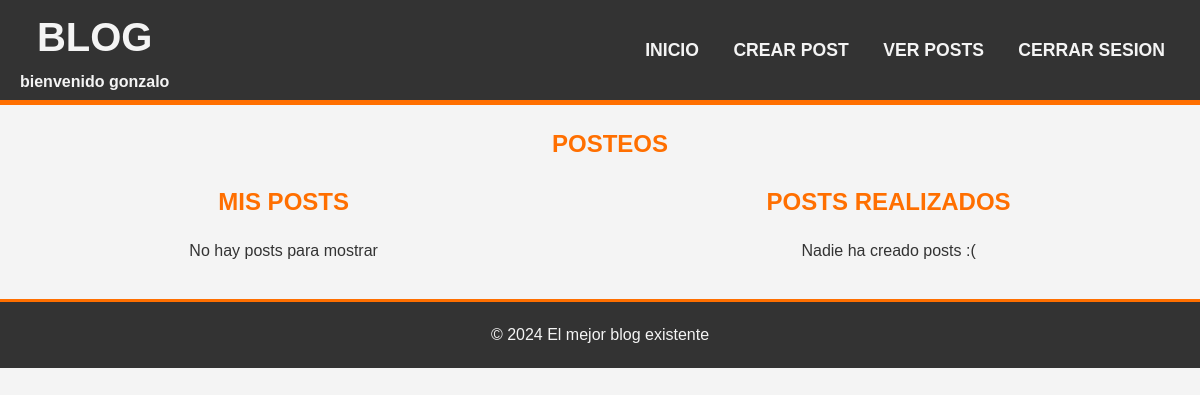
Page /posts/ (signed in) on the earlier database version.
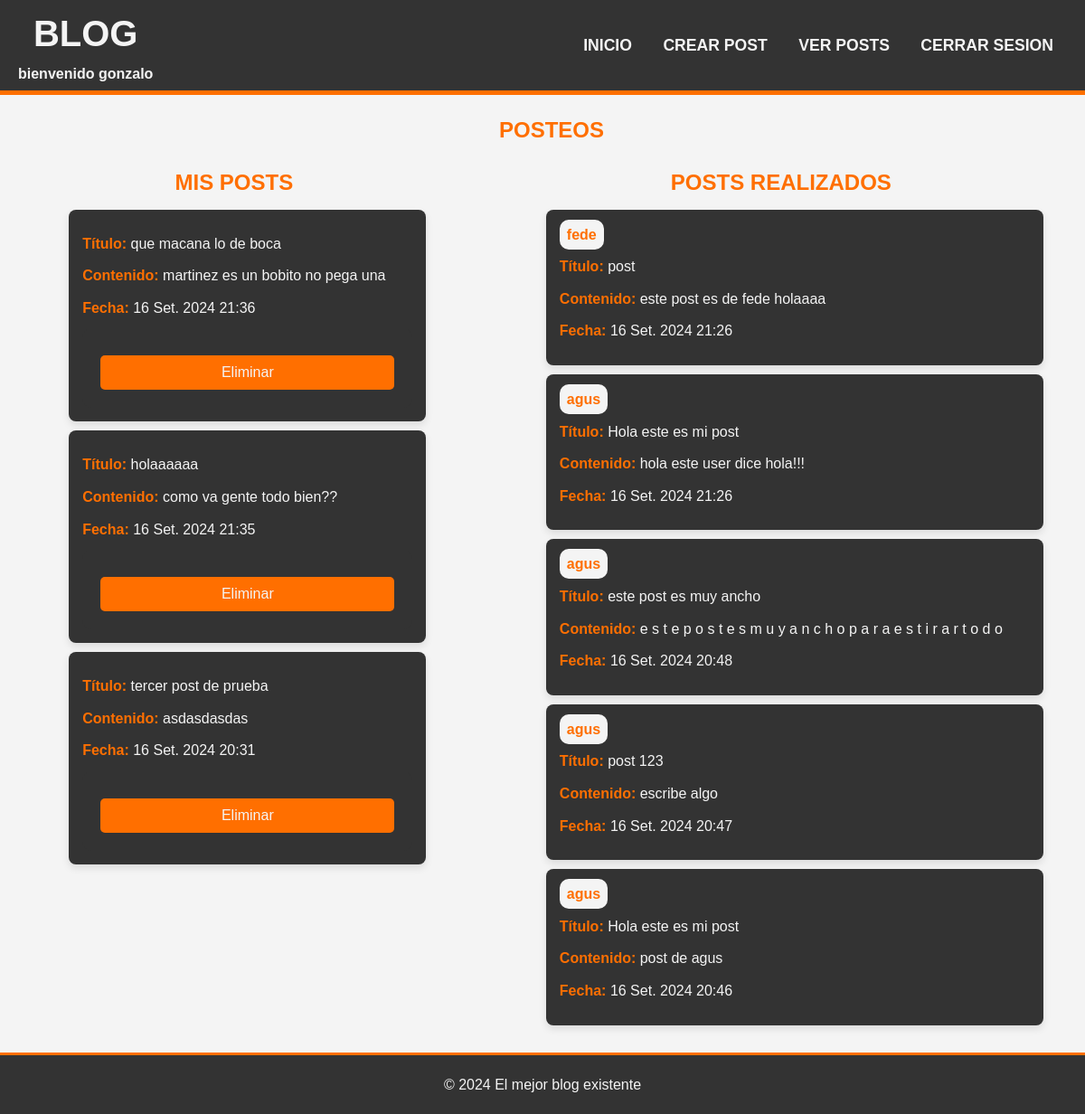
Same page on the later database version.
### post/models.py (models this page shows, shortened)
class Posteo(models.Model):
    titulo = models.CharField(max_length=120)
    contenido= models.TextField()
    Fecha_de_publicacion = models.DateTimeField(auto_now_add=True)
    author= models.ForeignKey(User, on_delete=models.CASCADE, related_name='post_manage')

### post/views.py (the view)
# urls.py: path('posts/',views.post_list, name='lista_posteos'),
@login_required
def post_list(request):
    posts = Posteo.objects.all().order_by('-Fecha_de_publicacion')  # Muestra los posts más recientes primero
    return render(request, 'posts.html', {'posts': posts})

### post/templates/posts.html (shortened to what this page needs)
{% extends 'base.html' %}
{% block content %}
<div class="centered-content">
    <h2>POSTEOS</h2>
</div>
    <div class="post-container">
        <div class="">
            <h2 class="centered-content">MIS POSTS</h2>
            <ul class="centered-content">
                {% for post in posts %}
                    {% if post.author == user %}
                        <li class="post-card">
                            <p><strong>Título:</strong> {{ post.titulo }}<br> </p>
                            <p><strong>Contenido:</strong> {{ post.contenido }}<br> </p>
                            <p><strong>Fecha:</strong> {{ post.Fecha_de_publicacion }}<br> </p>
                            <form method="POST" action="{% url 'delete' post.pk %}">
                            <button type="submit">Eliminar</button>
                            </form>
                        </li>
                    {% endif %}
                {% empty %}
                        <p>No hay posts para mostrar</p>
                {% endfor %}
            </ul>
        </div>
        <div class="">
            <h2 class="centered-content">POSTS REALIZADOS</h2>
            <ul class="centered-content">
                {% for post in posts %}
                    {% if post.author != user %}
                        <li class="post-card">
                            <strong class="user">{{post.author}}</strong><br>
                            <p><strong>Título:</strong> {{ post.titulo }}<br> </p>
                            <p><strong>Contenido:</strong> {{ post.contenido }}<br> </p>
                            <p><strong>Fecha:</strong> {{ post.Fecha_de_publicacion }}<br> </p>
                        </li>
                    {% endif %}
                {% empty %}
                        <p>Nadie ha creado posts :( </p>
                {% endfor %}
            </ul>
        </div>
    </div>
{% endblock %}

### post/templates/base.html (shortened to what this page needs)
<!DOCTYPE html>
<html lang="es">
<head>
    {% load static %}
    <link rel="stylesheet" href="{% static 'css/styles.css' %}">
</head>
<body>
    <header>
        <div class="header">
        <h1>BLOG</h1>
        <p><strong> bienvenido {{ user.username }}</strong> </p>
        </div>
        <nav>
            <ul>
                {% if user.is_authenticated %}
                <li><a href="{% url 'home' %}">INICIO</a> </li>
                <li><a href="{% url 'crear' %}">CREAR POST</a></li>
                <li><a href="{% url 'lista_posteos' %}">VER POSTS</a></li>
                <li><a href="{% url 'logout' %}">CERRAR SESION</a></li>
                {% else %}
                <li><a href="{% url 'login' %}">INICIAR SESION</a></li>
                <li><a href="{% url 'register' %}">REGISTRARSE </a></li>
                {% endif %}
            </ul>
        </nav>
    </header>
    <main>
        {% block content %}
        {% endblock %}
    </main>
    <footer>
       © 2024 El mejor blog existente
    </footer>
</body>
</html>

### post/static/css/styles.css (style rules this page uses)
:root { --color-naranja: #ff6f00; --color-gris: #333333; --color-claro: #f4f4f4; }
body { font-family: Arial, Helvetica, sans-serif; background-color: var(--color-claro); color: var(--color-gris); margin: 0; padding: 0; line-height: 1.6; min-height: 100vh; }
header { display: flex; align-items: center; justify-content: space-between; background-color: var(--color-gris); color: var(--color-claro); padding: 0 20px; text-align: center; border-bottom: 5px solid var(--color-naranja); height: 100px; }
header h1 { margin: 0 auto; text-align: center; font-size: 2.5em; flex-grow: 1; }
.header p { margin: 0; text-align: center; color: var(--color-claro); }
h2 { margin-left: 20px; color: var(--color-naranja); }
.centered-content { text-align: center; margin: 0 auto; text-align: center; }
nav ul { list-style-type: none; padding: 0; margin: 0; text-align: center; }
nav ul li { display: inline; margin: 0 15px; }
nav ul li a { color: var(--color-claro); text-decoration: none; font-weight: bold; font-size: 1.1em; transition: color 0.5s ease; }
form { display: flex; flex-direction: column; background-color: var(--color-gris); padding: 20px; border-radius: 10px; color: var(--color-claro); max-width: 400px; margin: auto; text-align: center; }
footer { background-color: var(--color-gris); color: var(--color-claro); text-align: center; padding: 20px; border-top: 3px solid var(--color-naranja); }
button[type="submit"] { background-color: var(--color-claro); border: none; border-radius: 20px; color: var(--color-gris); cursor: pointer; font-size: 16px; padding: 10px; transition: background-color 0.3s ease; width: 100%; }
.post-container { display: flex; justify-content: space-around; align-items: flex-start; gap: 10px; margin: 20px auto; max-width: 1200px; }
.post-card { padding: 15px; background-color: var(--color-gris); margin: 10px 0; width: 100%; border-radius: 8px; text-align: left; box-shadow: 0 4px 8px rgba(0, 0, 0, 0.1); }
.post-card strong { color: var(--color-naranja); }
.post-container ul { list-style-type: none; padding: 0; }
.post-card p { text-align: left; margin: 10px 0; color: var(--color-claro); }
.post-card button { background-color: var(--color-naranja); border: none; color: var(--color-claro); padding: 10px; border-radius: 5px; cursor: pointer; transition: background-color 0.3s ease; margin-top: 10px; }
h2 { text-align: center; color: var(--color-naranja); margin-bottom: 20px; white-space: nowrap; }
.user { background-color: var(--color-claro); padding: 8px; color: var(--color-naranja); border-radius: 10px; }

Differences in the rows shown:
added Posteo: titulo "que macana lo de boca", contenido "martinez es un bobito no pega una", Fecha_de_publicacion "16 Set. 2024 21:36", shown under "MIS POSTS"
added Posteo: titulo "holaaaaaa", contenido "como va gente todo bien??", Fecha_de_publicacion "16 Set. 2024 21:35", shown under "MIS POSTS"
added Posteo: titulo "tercer post de prueba", contenido "asdasdasdas", Fecha_de_publicacion "16 Set. 2024 20:31", shown under "MIS POSTS"
added Posteo: author "fede", titulo "post", contenido "este post es de fede holaaaa", Fecha_de_publicacion "16 Set. 2024 21:26", shown under "POSTS REALIZADOS"
added Posteo: author "agus", titulo "Hola este es mi post", contenido "hola este user dice hola!!!", Fecha_de_publicacion "16 Set. 2024 21:26", shown under "POSTS REALIZADOS"
added Posteo: author "agus", titulo "este post es muy ancho", contenido "e s t e p o s t e s m u y a n c h o p a r a e s t i r a r t o d o", Fecha_de_publicacion "16 Set. 2024 20:48", shown under "POSTS REALIZADOS"
added Posteo: author "agus", titulo "post 123", contenido "escribe algo", Fecha_de_publicacion "16 Set. 2024 20:47", shown under "POSTS REALIZADOS"
added Posteo: author "agus", titulo "Hola este es mi post", contenido "post de agus", Fecha_de_publicacion "16 Set. 2024 20:46", shown under "POSTS REALIZADOS"
Other differences:
text no longer shown: "No hay posts para mostrar Nadie ha creado posts :("
